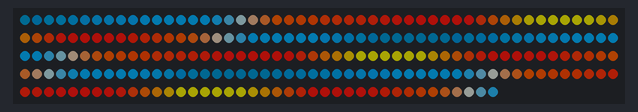
A sketch run on a simulated Arduino Uno, built with avr-gcc and run on an emulated ATmega328P. Shown: 240 RGB LEDs in strip order, left to right, continuing on the next row. Dim RGB values are drawn brighter than linear.

Above: at 3.18 s.
At 7.62 s:
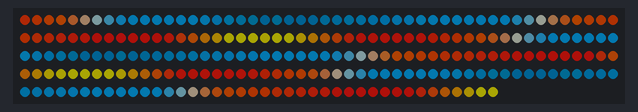
At 12.06 s:
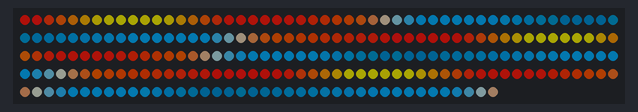
At 21.26 s:
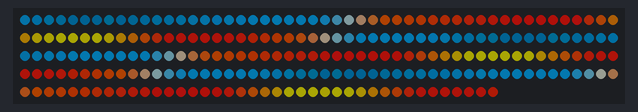
At 30.47 s:
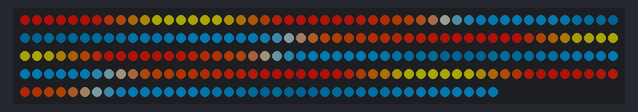
At 39.67 s:
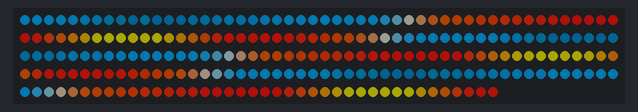

The sketch:

beachPalletMicro.ino
```cpp
#include <FastLED.h>

#define LED_PIN     3
#define NUM_LEDS    240
#define BRIGHTNESS  64
#define LED_TYPE    WS2812B
#define COLOR_ORDER GRB
CRGB leds[NUM_LEDS];

#define UPDATES_PER_SECOND 100
DEFINE_GRADIENT_PALETTE( tropical_beach_gp ) {
    0,   1, 61, 85,
   38,   9,176,255,
   63, 255, 97,  5,
   96, 255, 26, 19,
  130, 206,201,  6,
  165, 255, 29, 16,
  191, 255, 97,  5,
  221,   9,176,255,
  247,   1, 61, 85,
  255,   1, 61, 85};

CRGBPalette16 currentPalette = tropical_beach_gp;
#define currentBlending LINEARBLEND

void setup() {
    delay(3000); // power-up safety delay
    FastLED.addLeds<LED_TYPE, LED_PIN, COLOR_ORDER>(leds, NUM_LEDS).setCorrection(TypicalLEDStrip);
    FastLED.setBrightness(BRIGHTNESS);
    FastLED.setMaxPowerInVoltsAndMilliamps(5, 1000);
}


void loop(){
    static uint8_t startIndex = 0;
    startIndex = startIndex + 1; /* motion speed */

    FillLEDsFromPaletteColors( startIndex);

    FastLED.show();
    FastLED.delay(1000 / UPDATES_PER_SECOND);
}

void FillLEDsFromPaletteColors( uint8_t colorIndex) {
    uint8_t brightness = 255;

    for( int i = 0; i < NUM_LEDS; i++) {
        leds[i] = ColorFromPalette( currentPalette, colorIndex, brightness, currentBlending);
        colorIndex += 3;
    }
}
```
